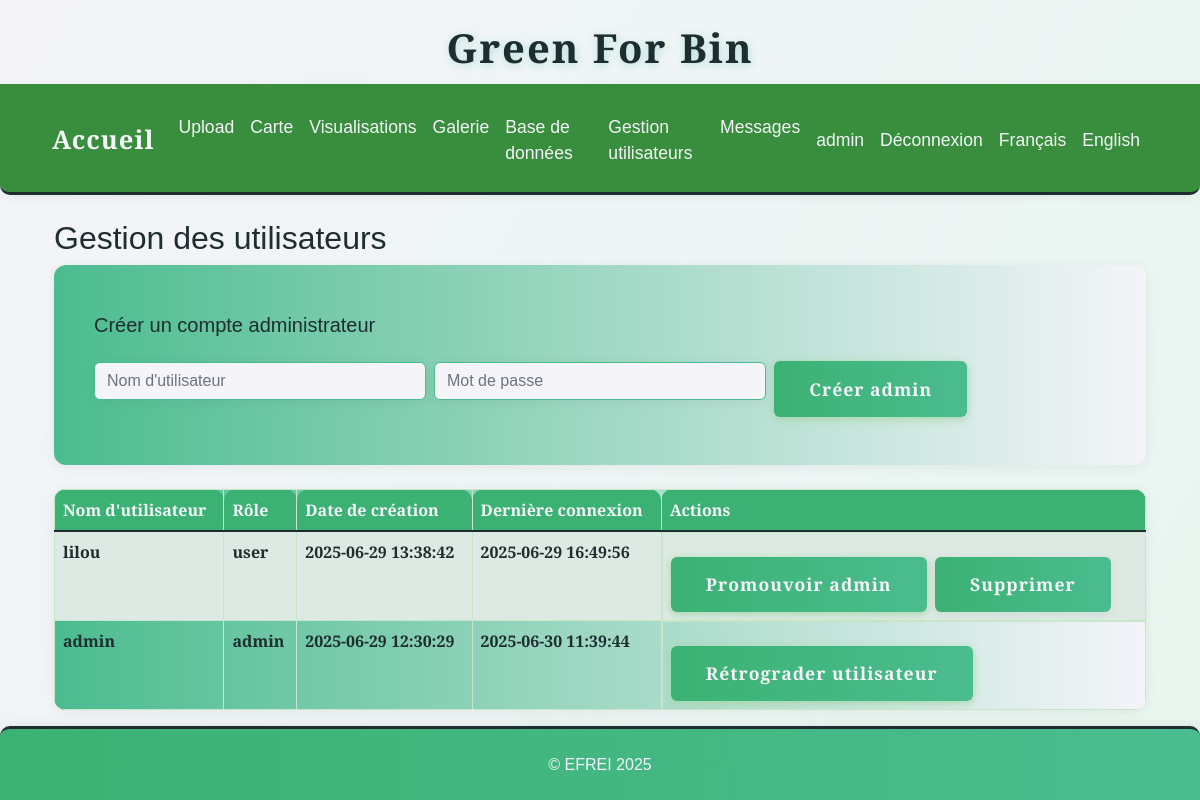
/admin/users (signed in), run on an earlier commit of the app's database.
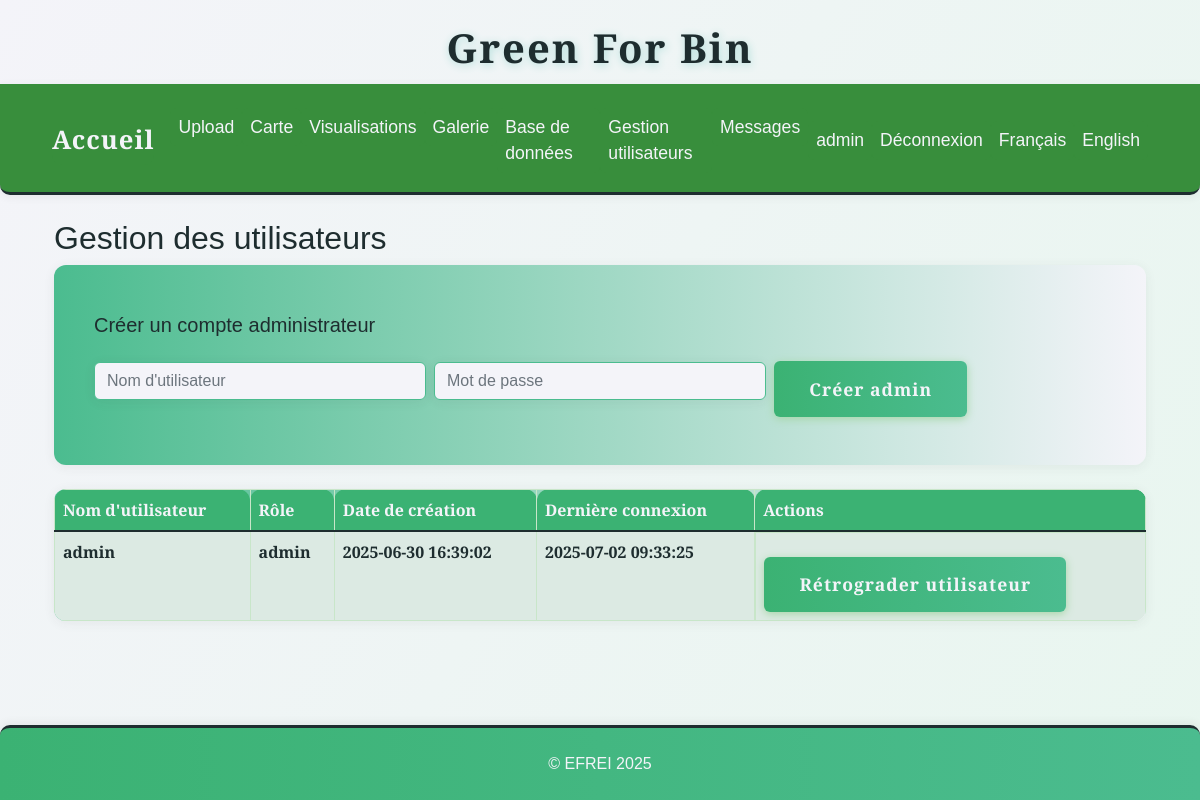
And on a later commit of the database.
### tables this page shows
CREATE TABLE users (
                id INTEGER PRIMARY KEY AUTOINCREMENT,
                username TEXT UNIQUE NOT NULL,
                password_hash TEXT NOT NULL,
                role TEXT NOT NULL DEFAULT 'user',
                created_at TEXT NOT NULL,
                last_login TEXT
            );

### app.py (the view)
@app.route('/admin/users')
@admin_required
def admin_users():
    with sqlite3.connect(DB_PATH) as conn:
        c = conn.cursor()
        c.execute("""
            SELECT id, username, role, created_at, last_login
            FROM users
            ORDER BY created_at DESC
        """)
        users = c.fetchall()
        c.execute("SELECT COUNT(*) FROM users WHERE role = 'admin'")
        admin_count = c.fetchone()[0]
    return render_template('admin/users.html', users=users, admin_count=admin_count)

### app.py (called while the page is built)
def get_locale():
    return session.get('lang', request.accept_languages.best_match(['en', 'fr']))

@app.context_processor
def inject_locale():
    return dict(get_locale=get_locale)

def admin_required(f):
    @wraps(f)
    def decorated_function(*args, **kwargs):
        if 'user_id' not in session:
            flash('Vous devez être connecté pour accéder à cette page.', 'error')
            return redirect(url_for('login'))
        with sqlite3.connect(DB_PATH) as conn:
            c = conn.cursor()
            c.execute("SELECT role FROM users WHERE id = ?", (session['user_id'],))
            user = c.fetchone()
        if not user or user[0] != 'admin':
            flash('Accès réservé aux administrateurs.', 'error')
            return redirect(url_for('index'))
        return f(*args, **kwargs)
    return decorated_function

### templates/admin/users.html (shortened to what this page needs)
{% extends "base.html" %}
{% block content %}
<div class="container">
    <h2>{{ _('Gestion des utilisateurs') }}</h2>
    <div class="card mb-4">
        <div class="card-body">
            <h5 class="card-title">{{ _('Créer un compte administrateur') }}</h5>
            <form method="post" action="{{ url_for('create_admin') }}">
                <div class="row g-2 align-items-center">
                    <div class="col-md-4">
                        <input type="text" name="username" class="form-control" placeholder="Nom d'utilisateur" required>
                    </div>
                    <div class="col-md-4">
                        <input type="password" name="password" class="form-control" placeholder="Mot de passe" required>
                    </div>
                    <div class="col-md-4">
                        <button type="submit" class="btn btn-primary">{{ _('Créer admin') }}</button>
                    </div>
                </div>
            </form>
        </div>
    </div>
    <table class="table table-striped table-green-text">
        <thead>
            <tr>
                <th>{{ _("Nom d'utilisateur") }}</th>
                <th>{{ _('Rôle') }}</th>
                <th>{{ _('Date de création') }}</th>
                <th>{{ _('Dernière connexion') }}</th>
                <th>{{ _('Actions') }}</th>
            </tr>
        </thead>
        <tbody>
            {% for user in users %}
                <tr>
                    <td>{{ user[1] }}</td>
                    <td>{{ user[2] }}</td>
                    <td>{{ user[3] }}</td>
                    <td>{{ user[4] or _('Jamais') }}</td>
                    <td class="d-flex gap-2">
                        {% if user[2] == 'user' %}
                            <a href="{{ url_for('promote_user', user_id=user[0]) }}" class="btn btn-success btn-sm">{{ _('Promouvoir admin') }}</a>
                        {% else %}
                            <a href="{{ url_for('demote_user', user_id=user[0]) }}" class="btn btn-warning btn-sm">{{ _('Rétrograder utilisateur') }}</a>
                        {% endif %}
                        {% if session['user_id'] != user[0] and (user[2] != 'admin' or admin_count > 1) %}
                            <a href="{{ url_for('delete_user', user_id=user[0]) }}" class="btn btn-danger btn-sm" onclick="return confirm('Supprimer cet utilisateur ?');">{{ _('Supprimer') }}</a>
                        {% endif %}
                    </td>
                </tr>
            {% endfor %}
        </tbody>
    </table>
</div>
{% endblock %}

What changed in the data, as far as the page shows it:
removed users: username "lilou", role "user", created_at "2025-06-29 13:38:42", last_login "2025-06-29 16:49:56"
changed users "admin": created_at "2025-06-29 12:30:29" → "2025-06-30 16:39:02"; last_login "2025-06-30 11:39:44" → "2025-07-02 09:33:25"
